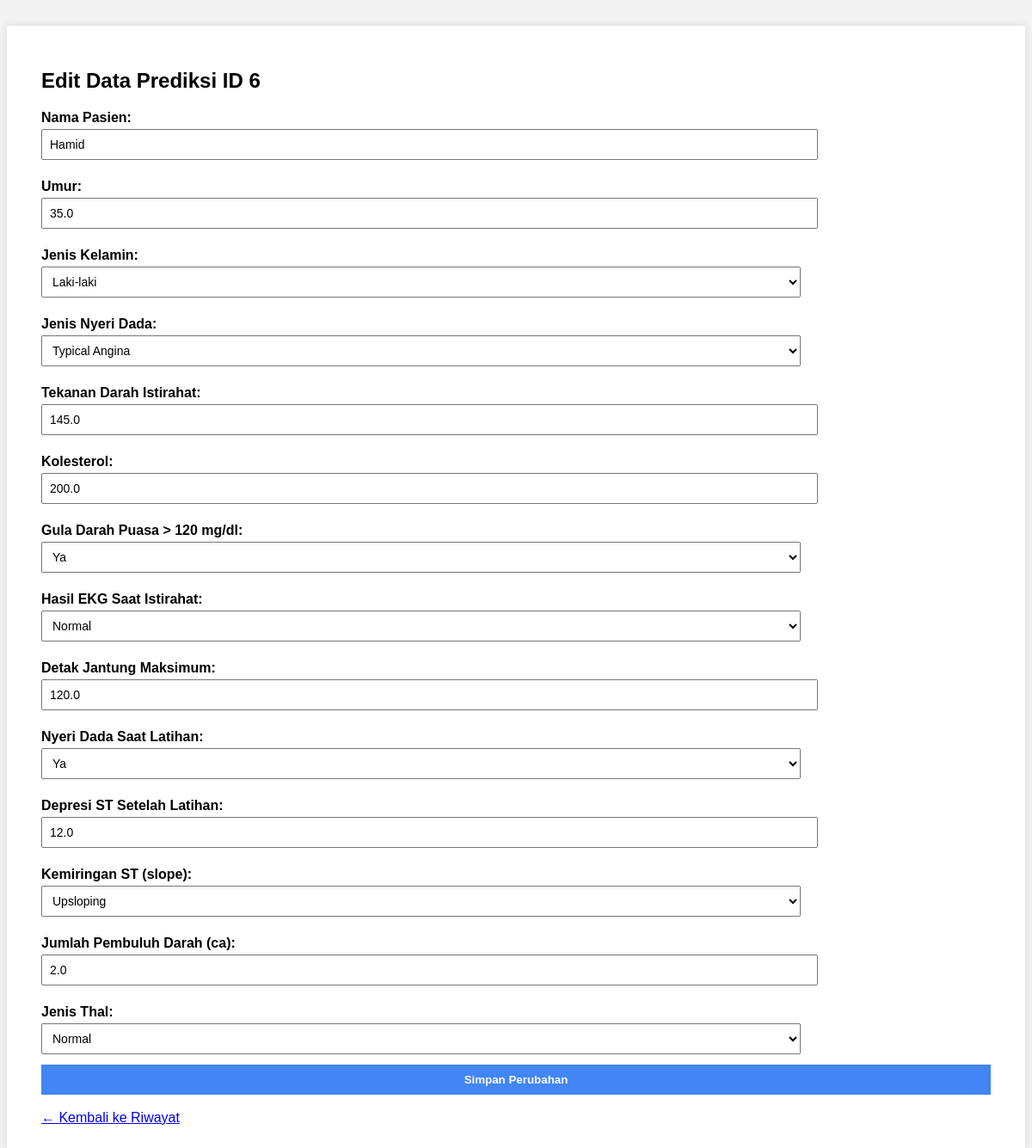
/edit/6, run on the app's committed database.
### tables this page shows
CREATE TABLE prediksi (
            id INTEGER PRIMARY KEY AUTOINCREMENT,
            age REAL,
            sex TEXT,
            cp TEXT,
            trestbps REAL,
            chol REAL,
            fbs TEXT,
            restecg TEXT,
            thalach REAL,
            exang TEXT,
            oldpeak REAL,
            slope TEXT,
            ca REAL,
            thal TEXT,
            hasil TEXT
        , nama TEXT);

### app.py (the view)
@app.route("/edit/<int:id>", methods=["GET", "POST"])
def edit(id):
    conn = get_db_connection()
    if request.method == "POST":
        input_data = {
            "nama": request.form["nama"],
            "age": float(request.form["age"]),
            "sex": request.form["sex"],
            "cp": request.form["cp"],
            "trestbps": float(request.form["trestbps"]),
            "chol": float(request.form["chol"]),
            "fbs": request.form["fbs"],
            "restecg": request.form["restecg"],
            "thalch": float(request.form["thalch"]),
            "exang": request.form["exang"],
            "oldpeak": float(request.form["oldpeak"]),
            "slope": request.form["slope"],
            "ca": float(request.form["ca"]),
            "thal": request.form["thal"]
        }
        input_predict = input_data.copy()
        del input_predict["nama"]
        from utils.predict import predict_condition
        hasil = predict_condition(input_predict)
        conn.execute("""
            UPDATE prediksi
            SET nama=?, age=?, sex=?, cp=?, trestbps=?, chol=?, fbs=?, restecg=?,
                thalach=?, exang=?, oldpeak=?, slope=?, ca=?, thal=?, hasil=?
            WHERE id=?
        """, (
            input_data["nama"], input_data["age"], input_data["sex"], input_data["cp"],
            input_data["trestbps"], input_data["chol"], input_data["fbs"], input_data["restecg"],
            input_data["thalch"], input_data["exang"], input_data["oldpeak"], input_data["slope"],
            input_data["ca"], input_data["thal"], hasil, id
        ))
        conn.commit()
        conn.close()
        return redirect("/")
    else:
        row = conn.execute("SELECT * FROM prediksi WHERE id = ?", (id,)).fetchone()
        conn.close()
        if row is None:
            return "Data tidak ditemukan", 404
        return render_template("edit.html", row=row)

### app.py (called while the page is built)
def get_db_connection():
    conn = sqlite3.connect("database.db")
    conn.row_factory = sqlite3.Row
    return conn

### templates/edit.html (shortened to what this page needs)
<!DOCTYPE html>
<html>
<head>
  <link rel="stylesheet" href="/static/style.css">
</head>
<body>
  <div class="container">
    <h2>Edit Data Prediksi ID {{ row['id'] }}</h2>
    <form method="POST">
      <label>Nama Pasien:</label>
      <input name="nama" value="{{ row['nama'] }}" required>
      <label>Umur:</label>
      <input name="age" value="{{ row['age'] }}" required>
      <label>Jenis Kelamin:</label>
      <select name="sex">
        <option value="Male" {% if row['sex'] == 'Male' %}selected{% endif %}>Laki-laki</option>
      </select>
      <label>Jenis Nyeri Dada:</label>
      <select name="cp">
        <option value="typical angina" {% if row['cp'] == 'typical angina' %}selected{% endif %}>Typical Angina</option>
      </select>
      <label>Tekanan Darah Istirahat:</label>
      <input name="trestbps" value="{{ row['trestbps'] }}" required>
      <label>Kolesterol:</label>
      <input name="chol" value="{{ row['chol'] }}" required>
      <label>Gula Darah Puasa > 120 mg/dl:</label>
      <select name="fbs">
        <option value="True" {% if row['fbs'] == 'True' %}selected{% endif %}>Ya</option>
      </select>
      <label>Hasil EKG Saat Istirahat:</label>
      <select name="restecg">
        <option value="normal" {% if row['restecg'] == 'normal' %}selected{% endif %}>Normal</option>
      </select>
      <label>Detak Jantung Maksimum:</label>
      <input name="thalch" value="{{ row['thalach'] }}" required>
      <label>Nyeri Dada Saat Latihan:</label>
      <select name="exang">
        <option value="True" {% if row['exang'] == 'True' %}selected{% endif %}>Ya</option>
      </select>
      <label>Depresi ST Setelah Latihan:</label>
      <input name="oldpeak" value="{{ row['oldpeak'] }}" required>
      <label>Kemiringan ST (slope):</label>
      <select name="slope">
        <option value="upsloping" {% if row['slope'] == 'upsloping' %}selected{% endif %}>Upsloping</option>
      </select>
      <label>Jumlah Pembuluh Darah (ca):</label>
      <input name="ca" value="{{ row['ca'] }}" required>
      <label>Jenis Thal:</label>
      <select name="thal">
        <option value="normal" {% if row['thal'] == 'normal' %}selected{% endif %}>Normal</option>
      </select>
      <button type="submit">Simpan Perubahan</button>
    </form>
    <br>
    <a href="/">← Kembali ke Riwayat</a>
  </div>
</body>
</html>

### static/style.css (style rules this page uses)
body { font-family: sans-serif; background-color: #f3f3f3; }
.container { max-width: 2200px; margin: auto; background: white; padding: 30px 40px; margin-top: 30px; box-shadow: 0 0 10px rgba(0,0,0,0.1); }
input, select { width: 80%; padding: 8px; margin-bottom: 12px; font-size: 14px; }
label { font-weight: bold; display: block; margin-top: 10px; margin-bottom: 4px; }
button { width: 100%; padding: 10px; background-color: #4285f4; color: white; border: none; font-weight: bold; cursor: pointer; }

### data on the page
prediksi: id "6", nama "Hamid", age "35.0", sex "Laki-laki", cp "Typical Angina", trestbps "145.0", chol "200.0", fbs "Ya", restecg "Normal", thalch "120.0", exang "Ya", oldpeak "12.0", slope "Upsloping", ca "2.0", thal "Normal"
